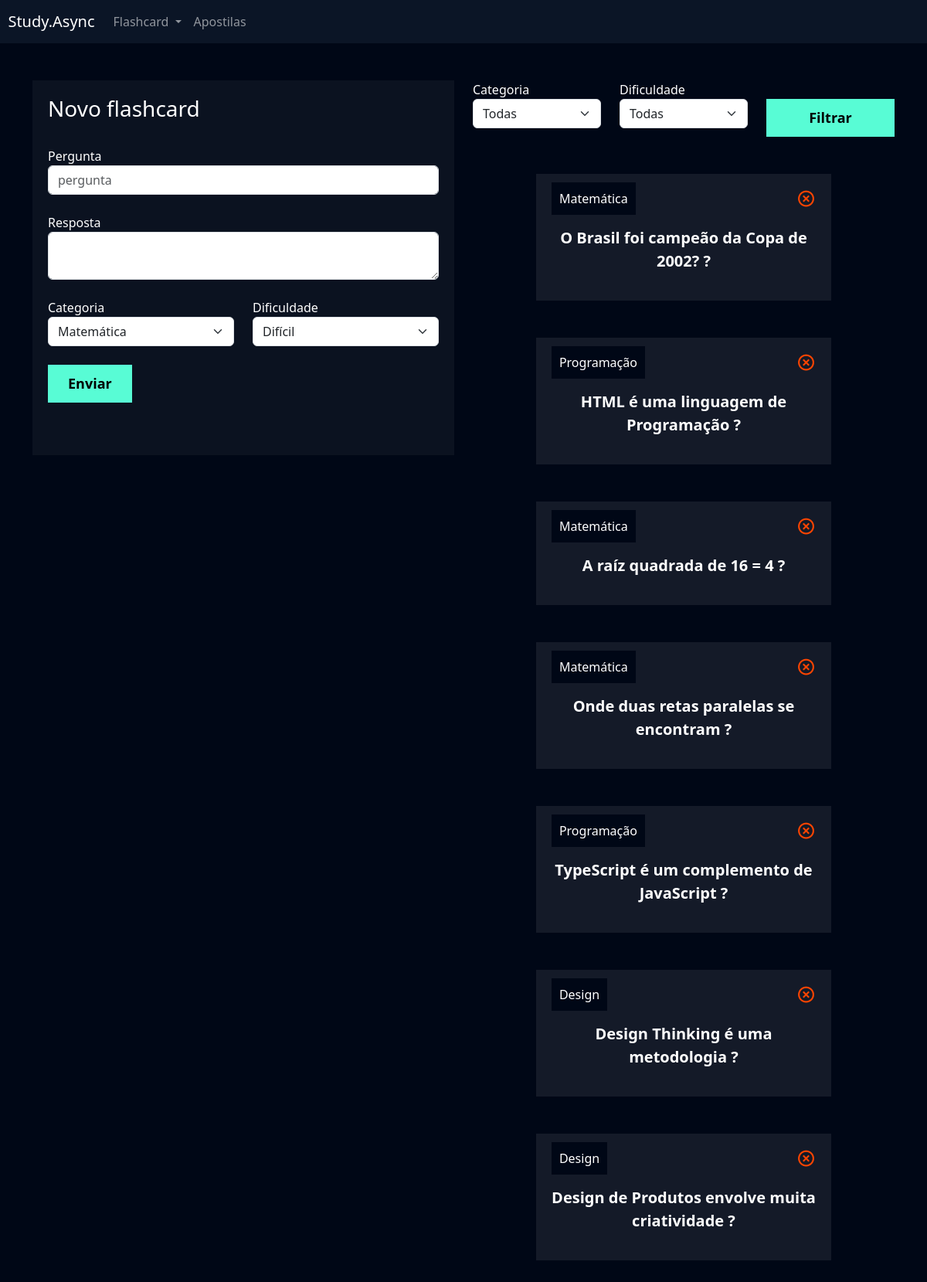
The app's page /flashcard/novo_flashcard/ (signed in) with its own data.
### flashcard/models.py (models this page shows, shortened)
class Flashcard(models.Model):
    DIFICULDADE_CHOICES = (('D', 'Difícil'), ('M', 'Médio'), ('F', 'Fácil'))
    user = models.ForeignKey(User, on_delete=models.DO_NOTHING)
    pergunta = models.CharField(max_length=100)
    resposta = models.TextField()
    categoria = models.ForeignKey(Categoria, on_delete=models.DO_NOTHING)
    dificuldade = models.CharField(max_length=1, choices=DIFICULDADE_CHOICES)

class Categoria(models.Model):
    nome = models.CharField(max_length=20)
    def __str__(self):
        return self.nome

### flashcard/views.py (the view, shortened to what this page needs)
# urls.py: path('novo_flashcard/', views.novo_flashcard, name='novo_flashcard'),
def novo_flashcard(request):
    if not request.user.is_authenticated:
        return redirect('/usuarios/logar')
    if request.method == 'GET':
        categorias = Categoria.objects.all()
        dificuldades = Flashcard.DIFICULDADE_CHOICES
        flashcards = Flashcard.objects.filter(user=request.user)
        categoria_filtrar = request.GET.get('categoria')
        dificuldade_filtrar = request.GET.get('dificuldade')
        if categoria_filtrar:
            flashcards = flashcards.filter(categoria__id=categoria_filtrar)
        if dificuldade_filtrar:
            flashcards = flashcards.filter(dificuldade = dificuldade_filtrar)
        return render(request,'novo_flashcard.html', {'categorias': categorias,
                                                      'dificuldades': dificuldades,
                                                      'flashcards': flashcards,
                                                      })

### flashcard/templates/novo_flashcard.html (shortened to what this page needs)
{% extends "base.html" %}
{% load static %}
{% block 'cabecalho' %}
    <link href="{% static 'usuarios/css/cadastro.css' %}" rel="stylesheet">
    <link href='https://unpkg.com/boxicons@2.1.4/css/boxicons.min.css' rel='stylesheet'>
    <link rel="stylesheet" href="{% static 'flashcard/css/novo_flashcard.css' %}" rel="stylesheet">
{% endblock 'cabecalho' %}
{% block 'conteudo' %}
{% include "partials/header.html" %}
    <div class="container">
        <br>
        <br>
        <div class="row">
            <div class="col-md">
                <div class="box-form">
                    <form action="{% url 'novo_flashcard' %}" method="POST"> {% csrf_token %}
                        <h3>Novo flashcard</h3>
                        <br>
                        <label>Pergunta</label>
                        <input type="text" class="form-control" placeholder="pergunta" name="pergunta">
                        <br>
                        <label>Resposta</label>
                        <textarea class="form-control" name="resposta"></textarea>
                        <br>
                        <div class="row">
                                <div class="col-md">
                                    <label for="">Categoria</label>
                                    <select class="form-select" name="categoria">
                                        {% for categoria in categorias %}
                                            <option value="{{ categoria.id}}">{{ categoria}}</option>
                                        {% endfor %}
                                    </select>
                                </div>
                                <div class="col-md">
                                    <label for="">Dificuldade</label>
                                    <select class="form-select" name="dificuldade">
                                        {% for dificuldade in dificuldades %}
                                            <option value="{{dificuldade.0}}">{{dificuldade.1}}</option>
                                        {% endfor %}
                                    </select>
                                </div>
                        </div>
                        <br>
                        <input type="submit" value="Enviar" class="btn-cadastro">
                        <br>
                        <br>
                        <br>
                    </form>
                </div>
            </div>
            <div class="col-md">
                <form action="{% url 'novo_flashcard' %}" method="GET"> {% csrf_token %}
                    <div class="row">
                        <div class="col-md">
                            <label for="">Categoria</label>
                            <select name="categoria" id="" class="form-select">
                                <option value="">Todas</option>
                            </select>
                        </div>
                        <div class="col-md">
                            <label for="">Dificuldade</label>
                            <select name="dificuldade" id="" class="form-select">
                                <option value="">Todas</option>
                            </select>
                        </div>
                        <div class="col-md">
                            <br>
                            <input type="submit" style="width: 100%" value="Filtrar" class="btn-cadastro">
                        </div>
                    </div>
                </form>
                <br>
                <br>
                {% for flash in flashcards %}
                    <div class="box-new-flashcard" onclick="flip_card({{flash.id}})">
                        <div class="flashcard ">
                            <div class="flashcard-categoria">
                                {{flash.categoria}}
                            </div>
                            <a href="{% url 'deletar_flashcard' flash.id %}"><i class='icone-exit bx bx-x-circle'></i></a>
                            <br>
                            <br>
                            <div class="flashcard-box-item">
                                <p class="flashcard-item">{{flash.pergunta}} ?</p>
                            </div>
                        </div>
                    </div>
                    <br>
                    <br>
                    {% endfor %}
            </div>
        </div>
    </div>
{% endblock 'conteudo' %}

### templates/base.html (shortened to what this page needs)
{% load static %}
<!doctype html>
<html lang="pt-BR">
  <head>
    <link href="https://cdn.jsdelivr.net/npm/bootstrap@5.3.2/dist/css/bootstrap.min.css" rel="stylesheet">
    <link rel="stylesheet" href="{% static 'geral/css/base.css' %}">
    {% block 'cabecalho' %} {% endblock %}
  </head>
  <body>
    {% block 'conteudo' %}{% endblock %}
  </body>
</html>

### templates/partials/header.html (shortened to what this page needs)
<nav style="background-color: var(--main-color)" class="navbar navbar-expand-lg navbar-dark">
    <a class="navbar-brand" href="#">&nbsp&nbspStudy.Async</a>
    <div class="collapse navbar-collapse" id="navbarNav">
      <ul class="navbar-nav">
        <li class="nav-item dropdown">
          <a class="nav-link dropdown-toggle" href="#" id="navbarDropdown" role="button" data-bs-toggle="dropdown" aria-expanded="false">
            Flashcard
          </a>
        </li>
        <li class="nav-item">
          <a class="nav-link" href="">Apostilas</a>
        </li>
      </ul>
    </div>
  </nav>

### templates/static/geral/css/base.css (style rules this page uses)
:root { --main-color: #0b1526; --dark-color: #000716; --secondary-dark-color: rgb(15, 2, 26); --light-color: #00c1f3; --contrast-color: #f4c96b; --differential-color: #58fcd5; }
body { background-color: var(--dark-color) !important; color: white !important; }

### templates/static/usuarios/css/cadastro.css (style rules this page uses)
* { margin: 0; padding: 0; }
.box-form { padding: 20px; background-color: rgba(217,217,217, .05); color: white !important; }
.btn-cadastro { padding: 10px; background-color: #58fcd5; border: none; border: 1px solid #58fcd5; font-size: 18px; font-weight: bold; padding-left: 25px; padding-right: 25px; }

### templates/static/flashcard/css/novo_flashcard.css (style rules this page uses)
.box-new-flashcard { width: 70%; margin: auto; }
.flashcard { background-color: rgba(255, 255, 255, .08); padding: 20px; }
.flashcard-box-item { text-align: center; }
.flashcard p { font-size: 20px; font-weight: bold; cursor: pointer; }
.flashcard-categoria { background-color: var(--dark-color); display: inline; padding: 10px; }
.icone-exit { float: right; font-size: 25px; color: orangered; }

### records on screen
Flashcard: categoria "Matemática", pergunta "O Brasil foi campeão da Copa de 2002?"
Flashcard: categoria "Programação", pergunta "HTML é uma linguagem de Programação"
Flashcard: categoria "Matemática", pergunta "A raíz quadrada de 16 = 4"
Flashcard: categoria "Matemática", pergunta "Onde duas retas paralelas se encontram"
Flashcard: categoria "Programação", pergunta "TypeScript é um complemento de JavaScript"
Flashcard: categoria "Design", pergunta "Design Thinking é uma metodologia"
Flashcard: categoria "Design", pergunta "Design de Produtos envolve muita criatividade"

### other values on screen
form field categoria "Matemática"
form field dificuldade "Difícil"
